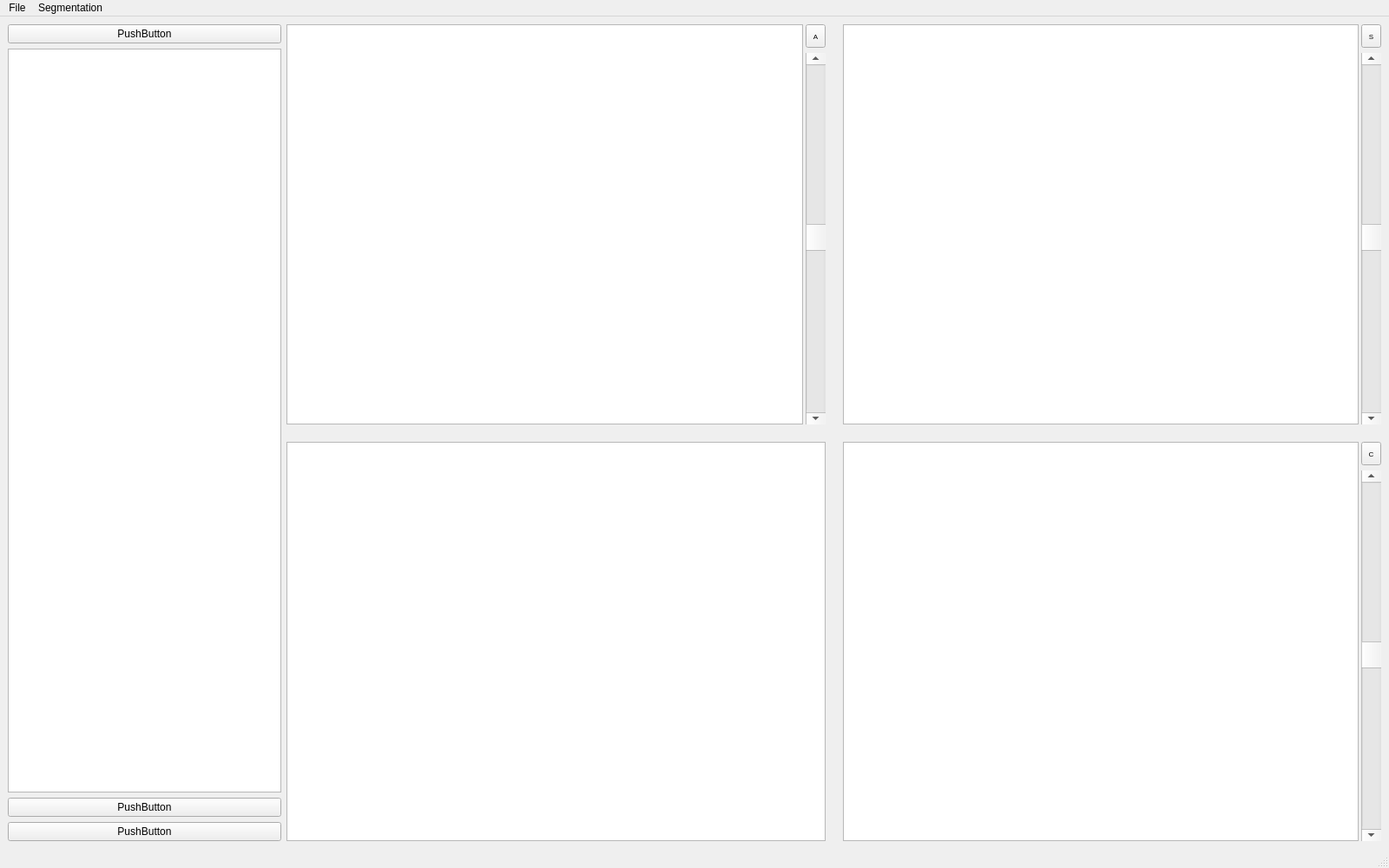
<?xml version="1.0" encoding="UTF-8"?>
<ui version="4.0">
 <class>MainWindow</class>
 <widget class="QMainWindow" name="MainWindow">
  <property name="geometry">
   <rect>
    <x>0</x>
    <y>0</y>
    <width>1600</width>
    <height>1000</height>
   </rect>
  </property>
  <property name="windowTitle">
   <string>ISeg_igst</string>
  </property>
  <property name="layoutDirection">
   <enum>Qt::LeftToRight</enum>
  </property>
  <widget class="QWidget" name="centralwidget">
   <property name="layoutDirection">
    <enum>Qt::LeftToRight</enum>
   </property>
   <layout class="QGridLayout" name="gridLayout_2" columnstretch="1,4">
    <property name="sizeConstraint">
     <enum>QLayout::SetDefaultConstraint</enum>
    </property>
    <item row="0" column="0">
     <layout class="QVBoxLayout" name="verticalLayout">
      <property name="sizeConstraint">
       <enum>QLayout::SetMinimumSize</enum>
      </property>
      <item>
       <widget class="QPushButton" name="pushButton_2">
        <property name="font">
         <font>
          <family>Microsoft YaHei UI</family>
         </font>
        </property>
        <property name="text">
         <string>PushButton</string>
        </property>
       </widget>
      </item>
      <item>
       <widget class="QTextEdit" name="textEdit"/>
      </item>
      <item>
       <widget class="QPushButton" name="pushButton_3">
        <property name="font">
         <font>
          <family>Microsoft YaHei UI</family>
         </font>
        </property>
        <property name="text">
         <string>PushButton</string>
        </property>
       </widget>
      </item>
      <item>
       <widget class="QPushButton" name="pushButton">
        <property name="font">
         <font>
          <family>Microsoft YaHei UI</family>
         </font>
        </property>
        <property name="text">
         <string>PushButton</string>
        </property>
       </widget>
      </item>
     </layout>
    </item>
    <item row="0" column="1">
     <layout class="QGridLayout" name="gridLayout">
      <property name="sizeConstraint">
       <enum>QLayout::SetMaximumSize</enum>
      </property>
      <property name="spacing">
       <number>20</number>
      </property>
      <item row="0" column="0">
       <layout class="QHBoxLayout" name="horizontalLayout_a" stretch="410,16">
        <property name="spacing">
         <number>3</number>
        </property>
        <item>
         <widget class="QGraphicsView" name="view_a">
          <property name="minimumSize">
           <size>
            <width>410</width>
            <height>0</height>
           </size>
          </property>
         </widget>
        </item>
        <item>
         <layout class="QVBoxLayout" name="verticalLayout_a" stretch="18,280">
          <property name="spacing">
           <number>6</number>
          </property>
          <item>
           <widget class="QToolButton" name="toolButton_a">
            <property name="minimumSize">
             <size>
              <width>18</width>
              <height>18</height>
             </size>
            </property>
            <property name="maximumSize">
             <size>
              <width>36</width>
              <height>36</height>
             </size>
            </property>
            <property name="font">
             <font>
              <family>Microsoft YaHei UI</family>
              <pointsize>6</pointsize>
             </font>
            </property>
            <property name="text">
             <string>A</string>
            </property>
            <property name="icon">
             <iconset>
              <normaloff>C:/Users/small/Downloads/相机.png</normaloff>C:/Users/small/Downloads/相机.png</iconset>
            </property>
           </widget>
          </item>
          <item>
           <widget class="QScrollBar" name="verticalScrollBar_a">
            <property name="minimumSize">
             <size>
              <width>18</width>
              <height>0</height>
             </size>
            </property>
            <property name="maximumSize">
             <size>
              <width>36</width>
              <height>16777215</height>
             </size>
            </property>
            <property name="minimum">
             <number>1</number>
            </property>
            <property name="maximum">
             <number>128</number>
            </property>
            <property name="value">
             <number>64</number>
            </property>
            <property name="orientation">
             <enum>Qt::Vertical</enum>
            </property>
           </widget>
          </item>
         </layout>
        </item>
       </layout>
      </item>
      <item row="1" column="0">
       <layout class="QHBoxLayout" name="horizontalLayout_3d">
        <property name="spacing">
         <number>3</number>
        </property>
        <item>
         <widget class="QGraphicsView" name="view_3d"/>
        </item>
       </layout>
      </item>
      <item row="1" column="1">
       <layout class="QHBoxLayout" name="horizontalLayout_c" stretch="410,16">
        <property name="spacing">
         <number>3</number>
        </property>
        <item>
         <widget class="QGraphicsView" name="view_c">
          <property name="minimumSize">
           <size>
            <width>410</width>
            <height>0</height>
           </size>
          </property>
         </widget>
        </item>
        <item>
         <layout class="QVBoxLayout" name="verticalLayout_c" stretch="18,280">
          <property name="spacing">
           <number>6</number>
          </property>
          <item>
           <widget class="QToolButton" name="toolButton_c">
            <property name="minimumSize">
             <size>
              <width>18</width>
              <height>18</height>
             </size>
            </property>
            <property name="maximumSize">
             <size>
              <width>36</width>
              <height>36</height>
             </size>
            </property>
            <property name="font">
             <font>
              <family>Microsoft YaHei UI</family>
              <pointsize>6</pointsize>
             </font>
            </property>
            <property name="text">
             <string>C</string>
            </property>
            <property name="icon">
             <iconset>
              <normaloff>C:/Users/small/Downloads/相机.png</normaloff>C:/Users/small/Downloads/相机.png</iconset>
            </property>
           </widget>
          </item>
          <item>
           <widget class="QScrollBar" name="verticalScrollBar_c">
            <property name="minimumSize">
             <size>
              <width>18</width>
              <height>0</height>
             </size>
            </property>
            <property name="maximumSize">
             <size>
              <width>36</width>
              <height>16777215</height>
             </size>
            </property>
            <property name="minimum">
             <number>1</number>
            </property>
            <property name="maximum">
             <number>128</number>
            </property>
            <property name="value">
             <number>64</number>
            </property>
            <property name="orientation">
             <enum>Qt::Vertical</enum>
            </property>
           </widget>
          </item>
         </layout>
        </item>
       </layout>
      </item>
      <item row="0" column="1">
       <layout class="QHBoxLayout" name="horizontalLayout_s" stretch="410,16">
        <property name="spacing">
         <number>3</number>
        </property>
        <property name="sizeConstraint">
         <enum>QLayout::SetDefaultConstraint</enum>
        </property>
        <item>
         <widget class="QGraphicsView" name="view_s">
          <property name="minimumSize">
           <size>
            <width>410</width>
            <height>0</height>
           </size>
          </property>
         </widget>
        </item>
        <item>
         <layout class="QVBoxLayout" name="verticalLayout_s" stretch="18,280">
          <property name="spacing">
           <number>6</number>
          </property>
          <property name="sizeConstraint">
           <enum>QLayout::SetDefaultConstraint</enum>
          </property>
          <item>
           <widget class="QToolButton" name="toolButton_s">
            <property name="minimumSize">
             <size>
              <width>18</width>
              <height>18</height>
             </size>
            </property>
            <property name="maximumSize">
             <size>
              <width>36</width>
              <height>36</height>
             </size>
            </property>
            <property name="font">
             <font>
              <family>Microsoft YaHei UI</family>
              <pointsize>6</pointsize>
             </font>
            </property>
            <property name="text">
             <string>S</string>
            </property>
            <property name="icon">
             <iconset>
              <normaloff>C:/Users/small/Downloads/相机.png</normaloff>C:/Users/small/Downloads/相机.png</iconset>
            </property>
           </widget>
          </item>
          <item>
           <widget class="QScrollBar" name="verticalScrollBar_s">
            <property name="minimumSize">
             <size>
              <width>18</width>
              <height>0</height>
             </size>
            </property>
            <property name="maximumSize">
             <size>
              <width>36</width>
              <height>16777215</height>
             </size>
            </property>
            <property name="minimum">
             <number>1</number>
            </property>
            <property name="maximum">
             <number>128</number>
            </property>
            <property name="value">
             <number>64</number>
            </property>
            <property name="orientation">
             <enum>Qt::Vertical</enum>
            </property>
           </widget>
          </item>
         </layout>
        </item>
       </layout>
      </item>
     </layout>
    </item>
   </layout>
  </widget>
  <widget class="QMenuBar" name="menubar">
   <property name="geometry">
    <rect>
     <x>0</x>
     <y>0</y>
     <width>1600</width>
     <height>22</height>
    </rect>
   </property>
   <widget class="QMenu" name="menuFile">
    <property name="title">
     <string>File</string>
    </property>
    <addaction name="actionOpen_main_image"/>
   </widget>
   <widget class="QMenu" name="menuseg">
    <property name="title">
     <string>Segmentation</string>
    </property>
    <addaction name="actionopen_seg"/>
   </widget>
   <addaction name="menuFile"/>
   <addaction name="menuseg"/>
  </widget>
  <widget class="QStatusBar" name="statusbar"/>
  <action name="actionOpen_main_image">
   <property name="text">
    <string>打开图像</string>
   </property>
  </action>
  <action name="actionopen_seg">
   <property name="text">
    <string>打开分割结果</string>
   </property>
  </action>
 </widget>
 <resources/>
 <connections/>
</ui>
